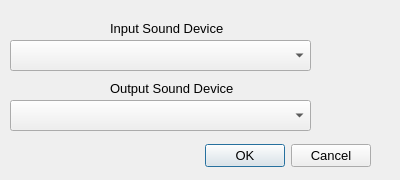
<?xml version="1.0" encoding="UTF-8"?>
<ui version="4.0">
 <class>DialogSndCard</class>
 <widget class="QDialog" name="DialogSndCard">
  <property name="geometry">
   <rect>
    <x>0</x>
    <y>0</y>
    <width>400</width>
    <height>180</height>
   </rect>
  </property>
  <property name="windowTitle">
   <string>SoundCard Setup</string>
  </property>
  <widget class="QDialogButtonBox" name="buttonBox">
   <property name="geometry">
    <rect>
     <x>30</x>
     <y>140</y>
     <width>341</width>
     <height>31</height>
    </rect>
   </property>
   <property name="font">
    <font>
     <pointsize>10</pointsize>
    </font>
   </property>
   <property name="orientation">
    <enum>Qt::Horizontal</enum>
   </property>
   <property name="standardButtons">
    <set>QDialogButtonBox::Cancel|QDialogButtonBox::Ok</set>
   </property>
  </widget>
  <widget class="QComboBox" name="comboBoxSndIn">
   <property name="geometry">
    <rect>
     <x>10</x>
     <y>40</y>
     <width>301</width>
     <height>31</height>
    </rect>
   </property>
   <property name="font">
    <font>
     <pointsize>8</pointsize>
    </font>
   </property>
  </widget>
  <widget class="QComboBox" name="comboBoxSndOut">
   <property name="geometry">
    <rect>
     <x>10</x>
     <y>100</y>
     <width>301</width>
     <height>31</height>
    </rect>
   </property>
   <property name="font">
    <font>
     <pointsize>8</pointsize>
    </font>
   </property>
  </widget>
  <widget class="QLabel" name="label_1">
   <property name="geometry">
    <rect>
     <x>110</x>
     <y>20</y>
     <width>141</width>
     <height>16</height>
    </rect>
   </property>
   <property name="font">
    <font>
     <pointsize>10</pointsize>
    </font>
   </property>
   <property name="text">
    <string>Input Sound Device</string>
   </property>
  </widget>
  <widget class="QLabel" name="label_2">
   <property name="geometry">
    <rect>
     <x>110</x>
     <y>80</y>
     <width>151</width>
     <height>16</height>
    </rect>
   </property>
   <property name="font">
    <font>
     <pointsize>10</pointsize>
    </font>
   </property>
   <property name="text">
    <string>Output Sound Device</string>
   </property>
  </widget>
 </widget>
 <resources/>
 <connections>
  <connection>
   <sender>buttonBox</sender>
   <signal>accepted()</signal>
   <receiver>DialogSndCard</receiver>
   <slot>accept()</slot>
   <hints>
    <hint type="sourcelabel">
     <x>248</x>
     <y>254</y>
    </hint>
    <hint type="destinationlabel">
     <x>157</x>
     <y>274</y>
    </hint>
   </hints>
  </connection>
  <connection>
   <sender>buttonBox</sender>
   <signal>rejected()</signal>
   <receiver>DialogSndCard</receiver>
   <slot>reject()</slot>
   <hints>
    <hint type="sourcelabel">
     <x>316</x>
     <y>260</y>
    </hint>
    <hint type="destinationlabel">
     <x>286</x>
     <y>274</y>
    </hint>
   </hints>
  </connection>
 </connections>
</ui>
